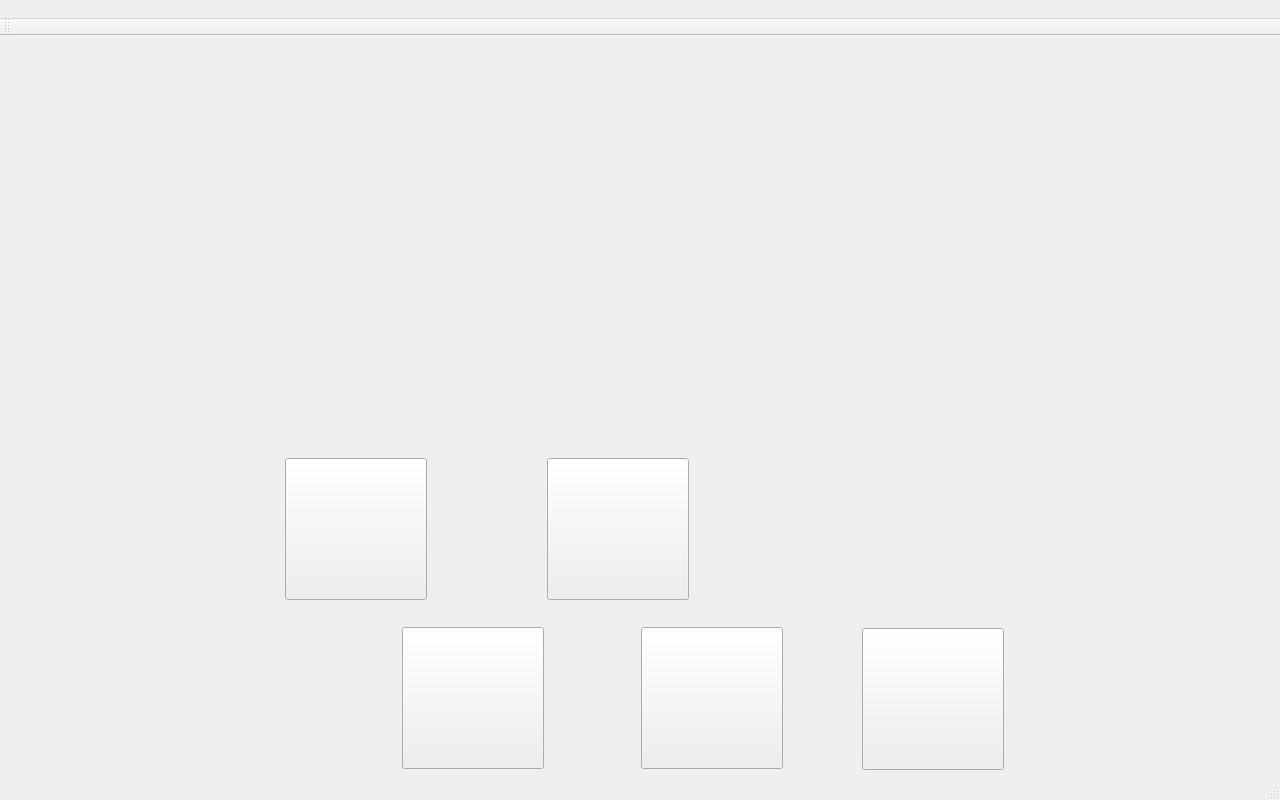
<?xml version="1.0" encoding="UTF-8"?>
<ui version="4.0">
 <class>MainWindow</class>
 <widget class="QMainWindow" name="MainWindow">
  <property name="geometry">
   <rect>
    <x>0</x>
    <y>0</y>
    <width>1280</width>
    <height>800</height>
   </rect>
  </property>
  <property name="windowTitle">
   <string>MainWindow</string>
  </property>
  <widget class="QWidget" name="centralWidget">
   <widget class="QPushButton" name="pushButton">
    <property name="geometry">
     <rect>
      <x>285</x>
      <y>422</y>
      <width>142</width>
      <height>142</height>
     </rect>
    </property>
    <property name="text">
     <string/>
    </property>
   </widget>
   <widget class="QPushButton" name="pushButton_2">
    <property name="geometry">
     <rect>
      <x>547</x>
      <y>422</y>
      <width>142</width>
      <height>142</height>
     </rect>
    </property>
    <property name="text">
     <string/>
    </property>
   </widget>
   <widget class="QPushButton" name="pushButton_4">
    <property name="geometry">
     <rect>
      <x>862</x>
      <y>592</y>
      <width>142</width>
      <height>142</height>
     </rect>
    </property>
    <property name="text">
     <string/>
    </property>
   </widget>
   <widget class="QPushButton" name="pushButton_5">
    <property name="geometry">
     <rect>
      <x>641</x>
      <y>591</y>
      <width>142</width>
      <height>142</height>
     </rect>
    </property>
    <property name="text">
     <string/>
    </property>
   </widget>
   <widget class="QPushButton" name="pushButton_3">
    <property name="geometry">
     <rect>
      <x>402</x>
      <y>591</y>
      <width>142</width>
      <height>142</height>
     </rect>
    </property>
    <property name="text">
     <string/>
    </property>
   </widget>
  </widget>
  <widget class="QMenuBar" name="menuBar">
   <property name="geometry">
    <rect>
     <x>0</x>
     <y>0</y>
     <width>1280</width>
     <height>26</height>
    </rect>
   </property>
   <widget class="QMenu" name="menu">
    <property name="title">
     <string> </string>
    </property>
   </widget>
   <addaction name="menu"/>
  </widget>
  <widget class="QToolBar" name="mainToolBar">
   <attribute name="toolBarArea">
    <enum>TopToolBarArea</enum>
   </attribute>
   <attribute name="toolBarBreak">
    <bool>false</bool>
   </attribute>
  </widget>
  <widget class="QStatusBar" name="statusBar"/>
 </widget>
 <layoutdefault spacing="6" margin="11"/>
 <resources/>
 <connections/>
</ui>
